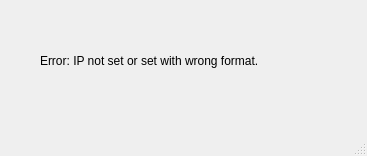
<?xml version="1.0" encoding="UTF-8"?>
<ui version="4.0">
 <class>MainWindow</class>
 <widget class="QMainWindow" name="MainWindow">
  <property name="geometry">
   <rect>
    <x>0</x>
    <y>0</y>
    <width>367</width>
    <height>156</height>
   </rect>
  </property>
  <property name="windowTitle">
   <string>MainWindow</string>
  </property>
  <widget class="QWidget" name="centralwidget">
   <widget class="QLabel" name="label">
    <property name="geometry">
     <rect>
      <x>40</x>
      <y>30</y>
      <width>291</width>
      <height>61</height>
     </rect>
    </property>
    <property name="font">
     <font>
      <pointsize>9</pointsize>
     </font>
    </property>
    <property name="text">
     <string>Error: IP not set or set with wrong format.</string>
    </property>
   </widget>
  </widget>
  <widget class="QMenuBar" name="menubar">
   <property name="geometry">
    <rect>
     <x>0</x>
     <y>0</y>
     <width>367</width>
     <height>26</height>
    </rect>
   </property>
  </widget>
  <widget class="QStatusBar" name="statusbar"/>
 </widget>
 <resources/>
 <connections/>
</ui>
